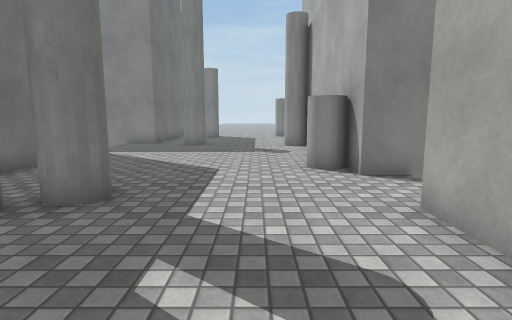
[1] (above)

15 first-person views from a walk through a 3-D level made in the Unity game engine. The camera is 1.3 m above the floor, tilts 8° down and sees 80° across. The floor is counted in squares, 1 m on a side. Each view is taken from the middle of a square. On the plan, view 1 faces up. The plan holds only what a view shows up to about 14 squares ahead; the rest is blank. The place goes on beyond the plan. Surface patterns are stand-ins for the level's own textures.

[2]
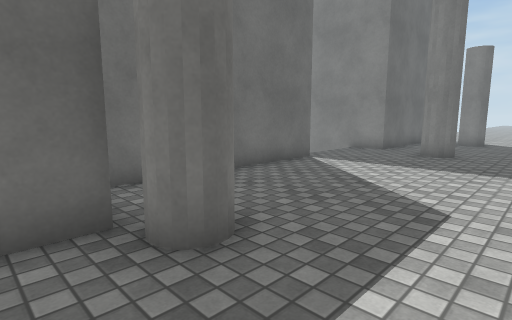

[3]
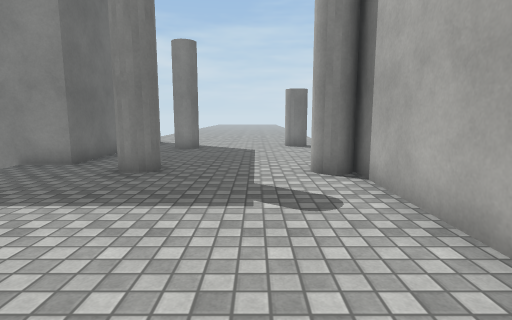

[4]
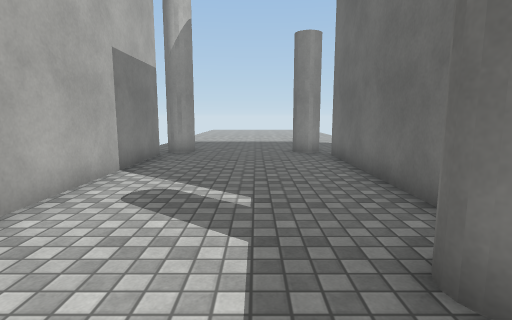

[5]
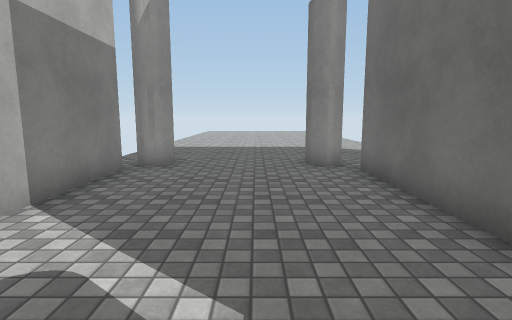

[6]
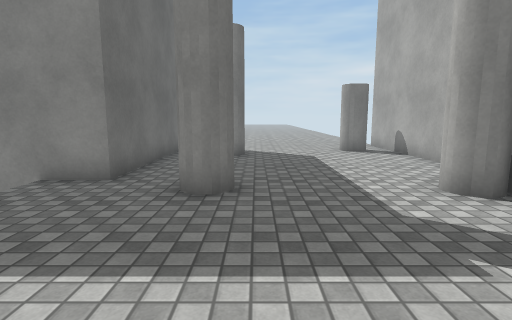

[7]
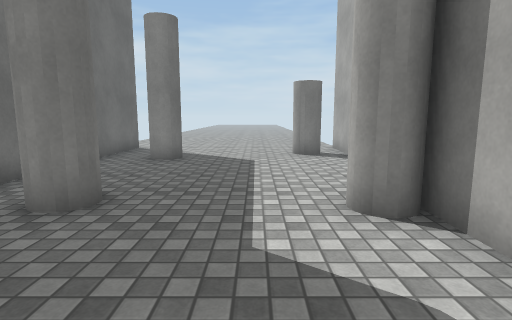

[8]
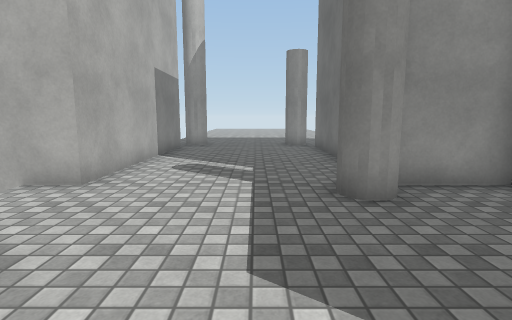

[9]
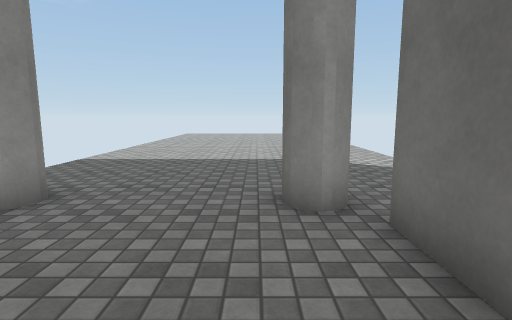

[10]
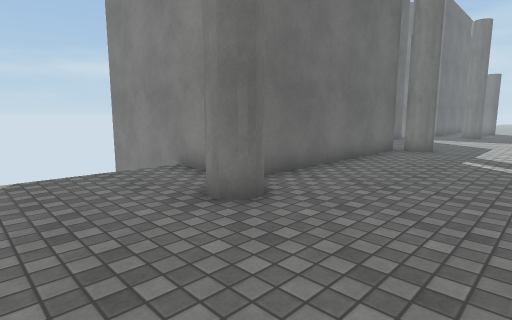

[11]
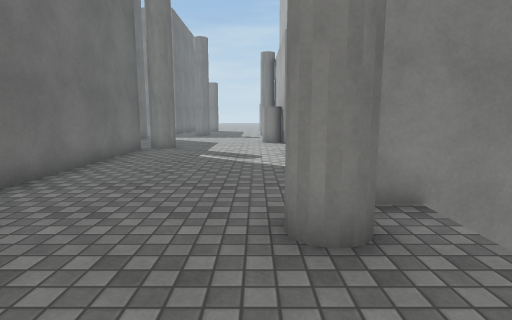

[12]
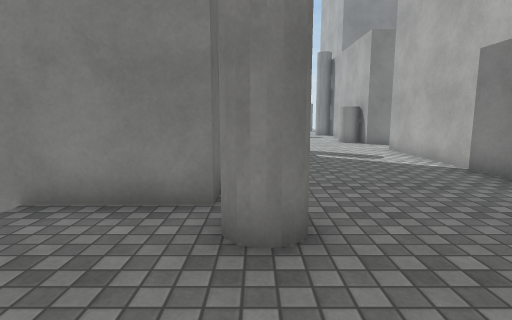

[13]
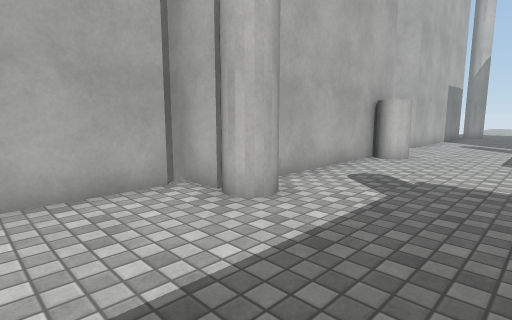

[14]
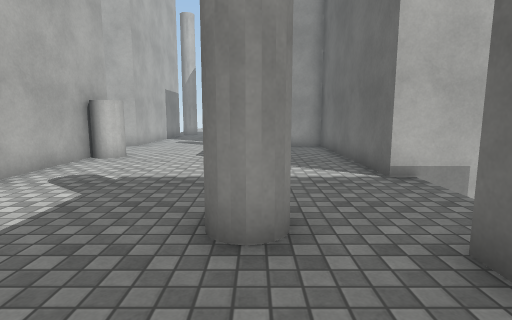

[15]
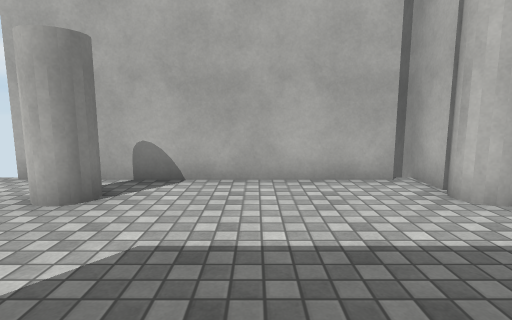

### Floor plan
Key: @ floor where view 1 was taken; # wall or solid block; x gap in a wall; . floor.
Columns run from 7 left of view 1 to 4 right of it. Each row starts with its distance up from view 1.
 21   #.....###
 20   #.#.....#
 19   #.......#
 18   #.......#
 17   #.......#
 16   #.......#
 15 ###.#....###
 14  ........#
 13  ........#
 12  ........#
 11 ##.......#
 10  #.......#
  9  #.......#
  8  #.......#
  7  #.......###
  6  #.........
  5  #..#......
  4  ####....###
  3    #.....#
  2    #.....#
  1    #.....#
  0    #...@.#
 -1    #.....#
 -2    #.....#
 -3 ####.....###
 -4 #........x.
 -5  ...#....#.
 -6  ..........
 -7  ..........
 -8  ..........

Positions as (right, up) in squares from view 1, and headings:
1: (0, 0), facing up
2: (0, 3), facing up-left
3: (0, 7), facing up
4: (-1, 7), facing down
5: (-1, 4), facing down
6: (-2, 9), facing up
7: (0, 10), facing up
8: (-1, 10), facing down
9: (-2, 0), facing down
10: (1, -8), facing up-left
11: (1, -8), facing up
12: (-3, -8), facing up
13: (-2, 18), facing down-right
14: (-3, 18), facing down
15: (-3, 18), facing right
